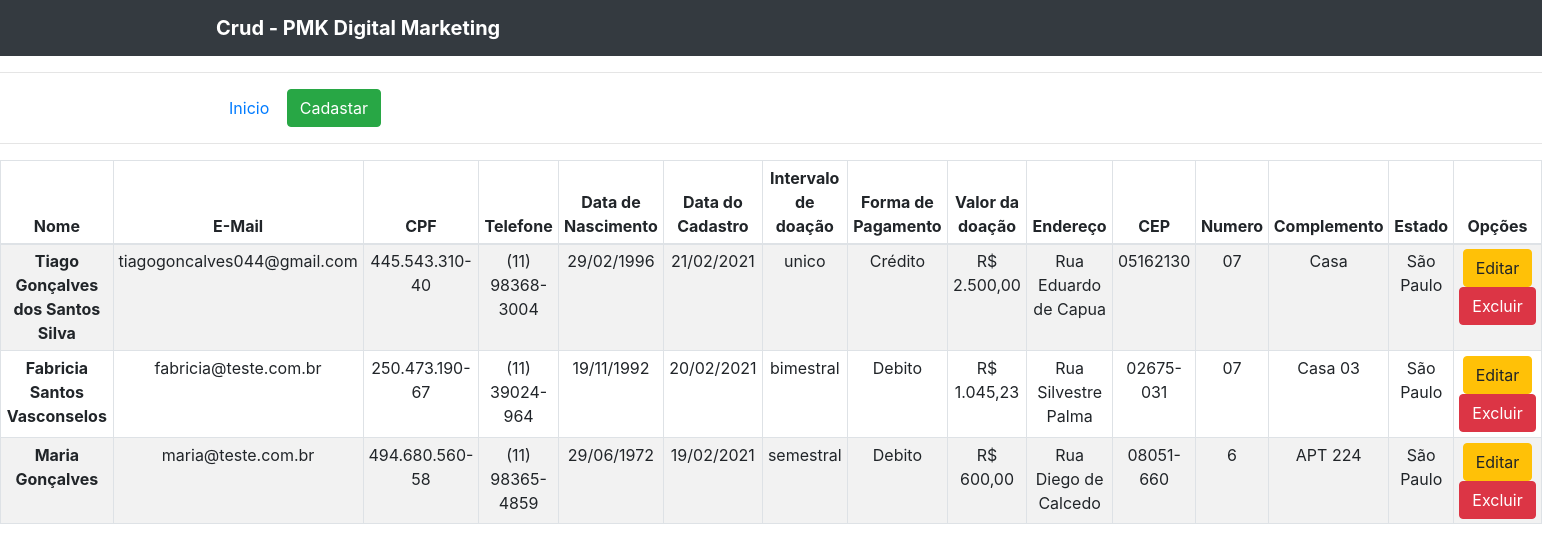
The app's page /view/index.php with its own data.
### tables this page shows
CREATE TABLE `doacao` (
                          `id` int(11) NOT NULL,
                          `nome` varchar(255) NOT NULL,
                          `email` varchar(255) DEFAULT NULL,
                          `cpf` varchar(255) DEFAULT NULL,
                          `telefone` varchar(255) DEFAULT NULL,
                          `data_nascimento` varchar(255) DEFAULT NULL,
                          `data_cadastro` varchar(191) NOT NULL,
                          `intervalo_doacao` varchar(255) DEFAULT NULL,
                          `forma_pagamento` varchar(255) DEFAULT NULL,
                          `valor_doacao` varchar(255) DEFAULT NULL,
                          `cep` varchar(255) DEFAULT NULL,
                          `endereco` varchar(255) DEFAULT NULL,
                          `numero` varchar(255) DEFAULT NULL,
                          `complemento` varchar(255) DEFAULT NULL,
                          `estado` varchar(255) DEFAULT NULL,
                          `cidade` varchar(255) DEFAULT NULL
);

### model/banco.php (called while the page is built, shortened)
<?php
class Banco{
    protected $mysqli;
    private function conexao(){
        $this->mysqli = new mysqli(BD_SERVIDOR, BD_USUARIO , BD_SENHA, BD_BANCO);
    }
    public function getDoacao(){
        $result = $this->mysqli->query("SELECT * FROM doacao");
        while($row = $result->fetch_array(MYSQLI_ASSOC)){
            $array[] = $row;
        }
        return $array;
    }
}
?>

### controller/ControllerListar.php (the view, shortened to what this page needs)
<?php
require_once("../model/banco.php");
class listarController{
    private $lista;
    public function __construct(){
        $this->lista = new Banco();
        $this->criarTabela();
    }
    private function criarTabela(){
        $row = $this->lista->getDoacao();
        foreach ($row as $value){
            echo "<tr>";
            echo "<th>".$value['nome'] ."</th>";
            echo "<td>".$value['email'] ."</td>";
            echo "<td>".$value['cpf'] ."</td>";
            echo "<td>".$value['telefone'] ."</td>";
            echo "<td>".$value['data_nascimento'] ."</td>";
            echo "<td>".$value['data_cadastro'] ."</td>";
            echo "<td>".$value['intervalo_doacao'] ."</td>";
            echo "<td>".$value['valor_doacao'] ."</td>";
            echo "<td>R$ ".$value['forma_pagamento'] ."</td>";
            echo "<td>".$value['endereco'] ."</td>";
            echo "<td>".$value['cep'] ."</td>";
            echo "<td>".$value['numero'] ."</td>";
            echo "<td>".$value['complemento'] ."</td>";
            echo "<td>".$value['estado'] ."</td>";
            echo "<td><a class='btn btn-warning' href='editar.php?id=".$value['nome']."'>Editar</a><a class='btn btn-danger' href='../controller/ControllerDeletar.php?id=".$value['nome']."'>Excluir</a></td>";
            echo "</tr>";
        }
    }
}

### view/index.php (shortened to what this page needs)
<?php require_once("../controller/ControllerListar.php");?>
<!DOCTYPE html>
<html lang="pt-br">
<?php include("head.php"); ?>
<body>
   <?php include("menu.php"); ?>
   <table id="dtHorizontalExample" class="table table-striped table-bordered table-sm text-center" cellspacing="0"
          width="100%">
                <thead>
                    <tr>
                        <th>Nome</th>
                        <th>E-Mail</th>
                        <th>CPF</th>
                        <th>Telefone</th>
                        <th>Data de Nascimento</th>
                        <th>Data do Cadastro</th>
                        <th>Intervalo de doação</th>
                        <th>Forma de Pagamento</th>
                        <th>Valor da doação</th>
                        <th>Endereço</th>
                        <th>CEP</th>
                        <th>Numero</th>
                        <th>Complemento</th>
                        <th>Estado</th>
                        <th>Opções</th>
                    </tr>
                </thead>
                <tbody>
                    <?php new listarController();  ?>
                </tbody>
            </table>
</body>
</html>

### view/head.php (shortened to what this page needs)
<head>
    <link rel="stylesheet" href="assets/css/bootstrap.min.css">
    <link rel="stylesheet" href="assets/css/style.css">
</head>

### view/menu.php
<nav class="navbar navbar-expand-sm bg-dark navbar-dark">
    <div class="container">
        <a class="navbar-brand font-weight-bold" href="#">Crud - PMK Digital Marketing</a>
    </div>
</nav>
<hr>
    <div class="container">
        <a href="index.php" class="btn btn-default">Inicio</a>
        <a href="cadastro.php" class="btn btn-success">Cadastar</a>
    </div>
<hr>

### records on screen
doacao: nome "Tiago Gonçalves dos Santos Silva", email "tiagogoncalves044@gmail.com", cpf "445.543.310-40", telefone "(11) 98368-3004", data_nascimento "29/02/1996", data_cadastro "21/02/2021", intervalo_doacao "unico", valor_doacao "Crédito", forma_pagamento "2.500,00", endereco "Rua Eduardo de Capua", cep "05162130", numero "07", complemento "Casa", estado "São Paulo"
doacao: nome "Fabricia Santos Vasconselos", email "fabricia@teste.com.br", cpf "250.473.190-67", telefone "(11) 39024-964", data_nascimento "19/11/1992", data_cadastro "20/02/2021", intervalo_doacao "bimestral", valor_doacao "Debito", forma_pagamento "1.045,23", endereco "Rua Silvestre Palma", cep "02675-031", numero "07", complemento "Casa 03", estado "São Paulo"
doacao: nome "Maria Gonçalves", email "maria@teste.com.br", cpf "494.680.560-58", telefone "(11) 98365-4859", data_nascimento "29/06/1972", data_cadastro "19/02/2021", intervalo_doacao "semestral", valor_doacao "Debito", forma_pagamento "600,00", endereco "Rua Diego de Calcedo", cep "08051-660", numero "6", complemento "APT 224", estado "São Paulo"
